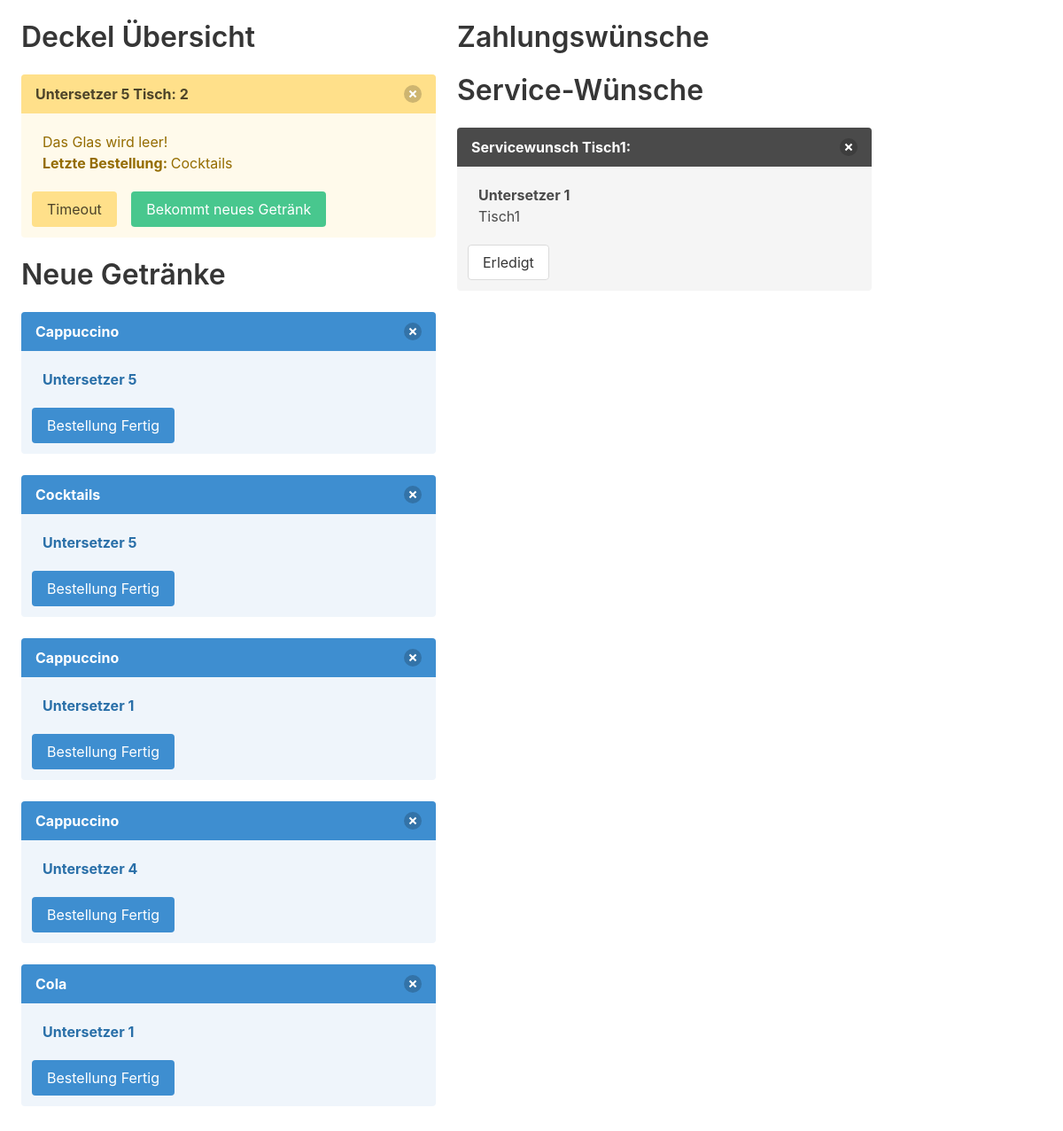
The page /overview/ on the database its author committed.
### untersetzerBroker/models.py (models this page shows, shortened)
class Untersetzer(models.Model):
    identifier = models.CharField(max_length=5)
    glass_level = models.IntegerField(default=0)
    timeout = models.BooleanField()
    table = models.ForeignKey('Table', on_delete=models.CASCADE, related_name='table', blank=True, null=True)
    description = models.CharField(max_length=200)
    def __str__(self):
        return 'Untersetzer ' + self.identifier

class Table(models.Model):
    identifier = models.CharField(max_length=200)
    coasters = models.ManyToManyField('Untersetzer', related_name='coasterForTable')
    def __str__(self):
        return 'Tisch' + self.identifier

class lastBeverages(models.Model):
    beverages = models.ForeignKey('Beverage', on_delete=models.CASCADE, related_name='new_beverage')

class Beverage(models.Model):
    name = models.CharField(max_length=200)
    price = models.FloatField(default=0)
    edition = models.CharField(max_length=200)
    coaster = models.ForeignKey('Untersetzer', on_delete=models.CASCADE, related_name='beverage')

class serviceCall(models.Model):
    coaster = models.ForeignKey('Untersetzer', on_delete=models.CASCADE, related_name='serviceCall')

### untersetzerBroker/views.py (the view)
# urls.py: path('overview/', views.overview, name='overview'),
def overview(request):
    allCoasterData = Untersetzer.objects.all()  # All Data (Old Approach)
    criticalCoaster = []  # Init List for critical Coasters
    newDrinks = lastBeverages.objects.all()  # Get new Drinks
    payment = paymentRequest.objects.all()
    service = serviceCall.objects.all()
    for coaster in allCoasterData:  # Iterate over Coaster and check for critical
        beverageTemplate = BeverageTemplate.objects.filter(name=coaster.description)
        for bt in beverageTemplate:
            if coaster.glass_level <= bt.weight:
                criticalCoaster.append(coaster)
    return render(request, 'main.html',
                  {'coasterTemplateData': allCoasterData,
                   'criticalCoaster': criticalCoaster,
                   'newDrinks': newDrinks,
                   'payment': payment,
                   'service': service,
                   })

### templates/main.html (shortened to what this page needs)
<!DOCTYPE html>
<html lang="en">
<head>
    {% block css %}
    <link rel="stylesheet" href="https://cdn.jsdelivr.net/npm/bulma@0.9.3/css/bulma.min.css">
    {% endblock css %}
</head>
<body hx-headers='{"X-CSRFToken": "{{ csrf_token }}"}'>
    <div class="container mt-5 mx-5">
        <div hx-get="/overview" hx-trigger="every 5s">
            <div class="columns">
                <div class="column">
                    <h1 class="title">Deckel Übersicht</h1>
                    {% for coaster in criticalCoaster %}
                    {% if coaster.timeout is False %}
                    <div class="mb-5" x-data="{show:true}">
                        <article class="message is-warning" x-show="show">
                            <div class="message-header">
                                <p>Untersetzer {{ coaster.identifier }} Tisch: {{ coaster.table.identifier }}</p>
                                <button hx-post="/timeout/{{ coaster.identifier }}/{{ coaster.table.identifier }}"
                                    @click=" show=false" class="delete" aria-label="delete"></button>
                            </div>
                            <div class="message-body">
                                Das Glas wird
                                leer! <br><b>Letzte Bestellung: </b>{{ coaster.description }}
                            </div>
                            <button hx-post="/timeout/{{ coaster.identifier }}/{{ coaster.table.identifier }}"
                                @click="show=false" class="button is-warning ml-3 mb-3">Timeout
                            </button>
                            <button hx-post="/newdrink/{{ coaster.identifier }}/{{ coaster.table.identifier }}"
                                @click="show=false" class="button is-success ml-3 mb-3">Bekommt neues Getränk
                            </button>
                        </article>
                    </div>
                    {% endif %}
                    {% endfor %}
                    <h1 class="title">Neue Getränke</h1>
                    {% for bev in newDrinks %}
                    <div class="mb-5" x-data="{show:true}">
                        <article class="message is-info" x-show="show">
                            <div class="message-header">
                                <p>{{ bev.beverages.name }}</p>
                                <button @click=" show=false" class="delete" aria-label="delete"></button>
                            </div>
                            <div class="message-body">
                                <b>{{ bev.beverages.coaster }}</b>
                            </div>
                            <button hx-post="/lastBeverages/{{ bev.id }}/delete" @click="show=false"
                                class="button is-info ml-3 mb-3">Bestellung Fertig
                            </button>
                        </article>
                    </div>
                    {% endfor %}
                </div>
                <div class="column">
                    <h1 class="title">Zahlungswünsche</h1>
                    <h1 class="title">Service-Wünsche</h1>
                    {% for request in service %}
                    <div class="mb-5" x-data="{show:true}">
                        <article class="message" x-show="show">
                            <div class="message-header">
                                <p>Servicewunsch {{ request.coaster.table }}: </p>
                                <button @click=" show=false" class="delete" aria-label="delete"></button>
                            </div>
                            <div class="message-body">
                                <b>Untersetzer {{ request.coaster.identifier }}</b><br>
                                {{ request.coaster.table }}
                            </div>
                            <button hx-post="/gs/callService/{{ request.id }}/delete" @click="show=false"
                                class="button ml-3 mb-3"> Erledigt
                            </button>
                        </article>
                    </div>
                    {% endfor %}
                </div>
            </div>
        </div>
    </div>
</body>
</html>

### rows shown on the page
Untersetzer: identifier "5", table.identifier "2", description "Cocktails"
lastBeverages: beverages.name "Cappuccino", beverages.coaster "Untersetzer 5"
lastBeverages: beverages.name "Cocktails", beverages.coaster "Untersetzer 5"
lastBeverages: beverages.name "Cappuccino", beverages.coaster "Untersetzer 1"
lastBeverages: beverages.name "Cappuccino", beverages.coaster "Untersetzer 4"
lastBeverages: beverages.name "Cola", beverages.coaster "Untersetzer 1"
serviceCall: coaster.table "Tisch1", coaster.identifier "1"
